Frame 1 (no input): blank canvas, image omitted
Frame 60 (the mouse pressed at the canvas centre just before this capture): blank canvas, image omitted
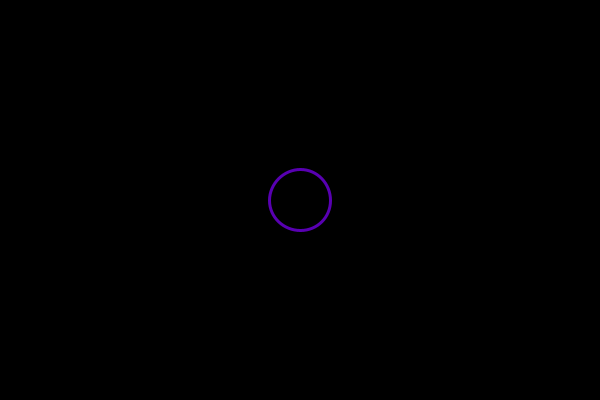
Frame 120 (the mouse held since frame 60 and released just before this capture)

The Processing sketch whose frames 1 and 60 were blank and that drew this single picture after the mouse press (run headless with seeded random() and noise(); from frame 60 on, the mouse is pressed at the canvas centre):

// Processing sketch: processing_12869
// ── processing_12869.pde

 // Coloured_Ripples_Interactive_Display
 
  Ripple[] rip;
int numRipples = 60; 
int currentRipple = 0; 
color bg = 0;
 
int c1 = 255;
int c2 = 127;
color[] c = {
  color(c1, c2, 0), color(c1, 0, c2), color(c2, c1, 0), color(c2, 0, c1), color(0, c2, c1), };
 
void setup() {
  size(600, 400);
  smooth();
  stroke(255);
  strokeWeight(3);
  noFill();
  rip = new Ripple[numRipples]; 
  for (int i = 0; i < numRipples; i++) {
    rip[i] = new Ripple();
  }
}
 
void draw() {
  background(0);
  for (int i = 0; i < numRipples; i++) {
    rip[i].resize(); 
    rip[i].display(); 
  }
}
 
void mousePressed() {
  int which = round(random(4)); 
  rip[currentRipple].xy(mouseX, mouseY, which); 
  currentRipple++; 
  if (currentRipple >= numRipples) { 
    currentRipple = 0;
  }
}
 
class Ripple {
  float x, y;
  float diameter, alph;
  boolean on = false;
  color colors;
 
  void xy(float xpos, float ypos, color shade) {
    x = xpos;
    y = ypos;
    on = true;
    diameter = 1;
    colors = shade;
     
  }
 
  void resize() {
    if (on == true) {
      if (diameter < 200) {
      diameter++;
      alph = abs((diameter*1.275)-255);
      } else {
        on = false;
      }
    }
  }
 
  void display() {
    noFill();
    stroke(c[colors], alph);
    strokeWeight(3);
    ellipse(x, y, diameter, diameter);
  }
}
 
void keyPressed() {
  if (keyCode == ' ') {
    if (bg == 0) {
      bg = 255;
    } else {
      bg = 0;
    }
    draw();
  }
}

// Albert Cordero
